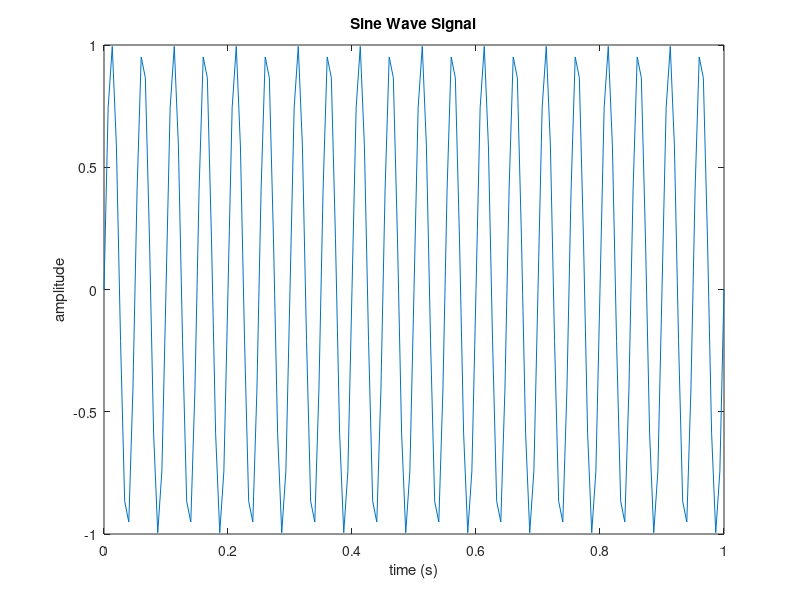
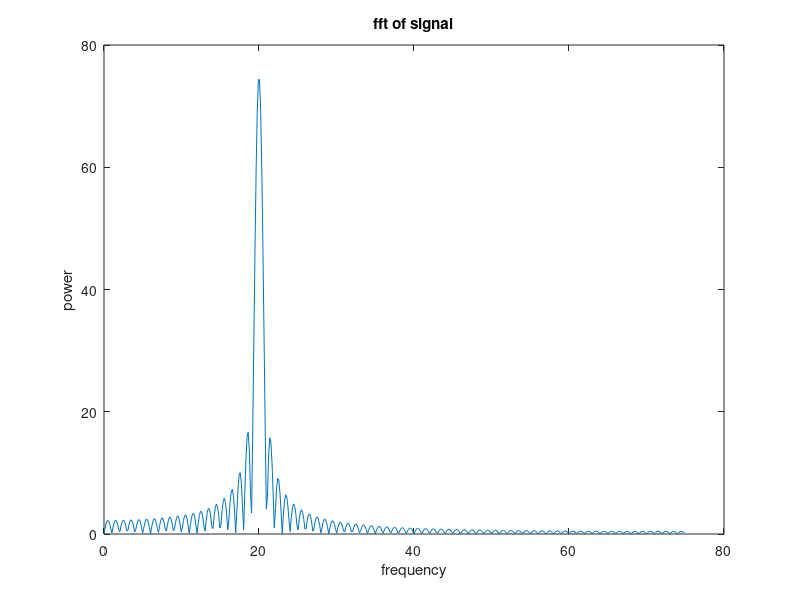

Recreate these plots in MATLAB, in order.
%%%%%%%%%%%%%%%%%%%%%%%%%%%%%%%%%%%%%%%%%%%%%%%%%
% This script will take the fft of the function
% sin with sample set frequency and return the plot
% the frequencies  
%%%%%%%%%%%%%%%%%%%%%%%%%%%%%%%%%%%%%%%%%%%%%%%%

Fs = 150;   % sampling frequency 
t = 0:1/Fs:1;   % discretized time domain

f = 20;   % frequency of our sin wave, change to experiment with results

y = sin(2*pi*f*t);   %function to transform 

nfft = 1024;   % length of the fft domain, should be a power of 2 

x = fft(y,nfft);  %x is our output, F_n

x = abs(x(1:nfft/2));% only want half of the data since fft is symmetric

f = (0:nfft/2-1)*Fs/nfft;   % frequency vector


%plotting output
figure(1);
plot(t,y);
title('Sine Wave Signal'); 
xlabel('time (s)');
ylabel('amplitude');

figure(2)
plot(f,x);
title('fft of signal')
xlabel('frequency')
ylabel('power')
